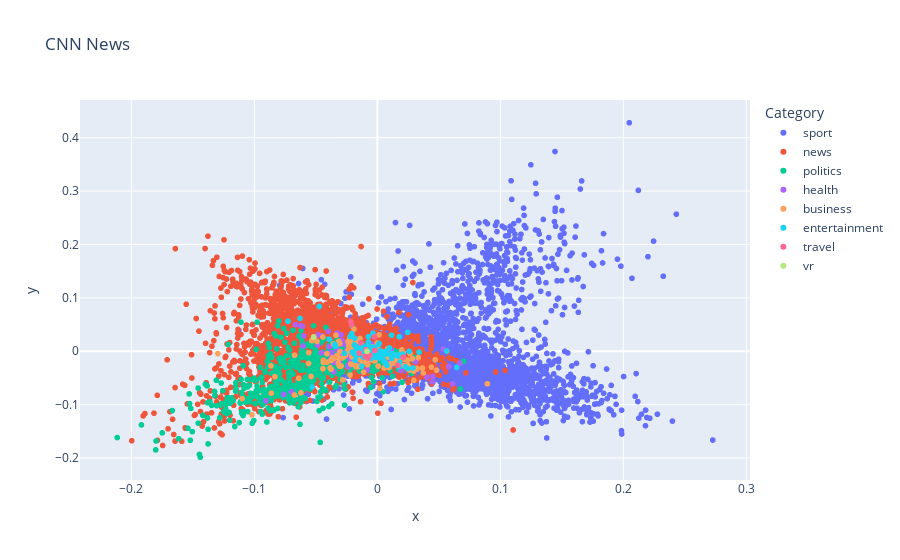

Write notebook code for a chart like this one.
### Code cell
import matplotlib.pyplot as plt 

plt.figure(figsize=(10, 3))
hero.scatterplot(df, col="pca", color="Category", title="CNN News")

### Figure 1 — Plotly figure (JSON) as saved in the notebook; plotly's stock layout.template omitted (floating-point values rounded to 4 significant figures; data arrays with more than 128 entries replaced by an {"elided": "..."} marker saying what was removed)
{"data": [{"hovertemplate": "Category=sport<br>x=%{x}<br>y=%{y}<extra></extra>", "legendgroup": "sport", "marker": {"color": "#636efa", "symbol": "circle"}, "mode": "markers", "name": "sport", "showlegend": true, "type": "scattergl", "x": {"elided": "4110 float values"}, "xaxis": "x", "y": {"elided": "4110 float values"}, "yaxis": "y"}, {"hovertemplate": "Category=news<br>x=%{x}<br>y=%{y}<extra></extra>", "legendgroup": "news", "marker": {"color": "#EF553B", "symbol": "circle"}, "mode": "markers", "name": "news", "showlegend": true, "type": "scattergl", "x": {"elided": "4748 float values"}, "xaxis": "x", "y": {"elided": "4748 float values"}, "yaxis": "y"}, {"hovertemplate": "Category=politics<br>x=%{x}<br>y=%{y}<extra></extra>", "legendgroup": "politics", "marker": {"color": "#00cc96", "symbol": "circle"}, "mode": "markers", "name": "politics", "showlegend": true, "type": "scattergl", "x": {"elided": "646 float values"}, "xaxis": "x", "y": {"elided": "646 float values"}, "yaxis": "y"}, {"hovertemplate": "Category=health<br>x=%{x}<br>y=%{y}<extra></extra>", "legendgroup": "health", "marker": {"color": "#ab63fa", "symbol": "circle"}, "mode": "markers", "name": "health", "showlegend": true, "type": "scattergl", "x": {"elided": "150 float values"}, "xaxis": "x", "y": {"elided": "150 float values"}, "yaxis": "y"}, {"hovertemplate": "Category=business<br>x=%{x}<br>y=%{y}<extra></extra>", "legendgroup": "business", "marker": {"color": "#FFA15A", "symbol": "circle"}, "mode": "markers", "name": "business", "showlegend": true, "type": "scattergl", "x": {"elided": "220 float values"}, "xaxis": "x", "y": {"elided": "220 float values"}, "yaxis": "y"}, {"hovertemplate": "Category=entertainment<br>x=%{x}<br>y=%{y}<extra></extra>", "legendgroup": "entertainment", "marker": {"color": "#19d3f3", "symbol": "circle"}, "mode": "markers", "name": "entertainment", "showlegend": true, "type": "scattergl", "x": [0.01152, -0.008992, 0.0004672, -0.001694, -0.04714, 0.02279, -0.006187, -0.008913, -0.006241, 0.002007, 0.001226, 0.005645, 0.01275, 0.03392, 0.003417, 0.003983, -0.06291, -0.0009589, 0.01761, -0.01694, -0.005822, -0.007264, -0.03918, 0.01057, -0.005212, -0.004501, -0.01066, -0.01126, -0.002152, -0.007252, 0.007628, -0.005959, -0.003007, 0.0123, -0.01867, 0.02449, -0.01405, -0.01005, 0.002066, 0.02579, -0.01036, -0.008158, -0.01804, -0.009087, 0.005409, 0.006854, -0.01213, -0.01059, -0.008032, -0.004968, 0.003226, -0.00244, -0.02045, 0.00252, -0.02676, -0.01709, -0.01258, -0.02076, -0.005097, -0.01153, 0.02066, -0.005515, -0.05309, 0.007835, 0.02885, -0.00214, -0.01531, -0.0003551, 0.01688, -0.02213, -0.03406, -0.03456, 0.06452, -0.009727, -0.01264, 0.009842, 0.01703, -0.01272, -0.00783, -0.0185, 0.02472, 0.003558, -0.009209, 0.01785, 0.006849, 0.006739, 0.007252, 0.01825, -0.003567, -0.01332, -0.006688, 0.01161, -0.01274, -0.003658, -0.07267, 0.05642, -0.0173, 0.001432, -0.006254, -0.01908, -0.00174, -0.005884, -0.009257, -0.008842, -0.003582, 0.01217, -0.01103, -0.01052, -0.005298, -0.004168, -0.0007183, 0.0004349], "xaxis": "x", "y": [0.03006, 0.002631, 0.0002187, -0.005685, 0.08391, -0.02899, 0.008258, -0.0006233, -0.0004747, -0.004704, 0.01299, -0.004961, -0.00844, -0.001629, -0.001369, -0.012, 0.06149, -0.01151, -0.02926, -0.007641, 0.002298, 0.01706, 0.02262, -0.006219, -0.0005069, 0.001092, -0.003316, -0.001618, 0.007786, 0.0274, -0.001757, 0.001645, -0.001481, -0.00605, 0.01187, -0.03263, 0.0009303, 0.00184, -0.01251, -0.0002747, 0.006493, 0.003062, -0.0169, 0.0006884, -0.01795, -0.0004052, -0.000659, -0.002909, -0.004207, 0.007245, -0.005259, 0.0008903, -0.001559, 0.0004677, -0.003844, 0.005096, 0.001249, 0.03312, -0.01358, -0.01063, -0.005305, 0.001299, -0.06699, -0.02626, -0.03132, -0.004181, 0.008393, -0.00698, -0.006166, 0.02786, 0.009256, 0.01285, -0.03021, -0.004904, 0.01278, 0.006166, -0.009009, -0.02782, -0.007113, 0.02444, 0.03536, -0.001611, -0.005995, 0.02726, -0.005243, -0.02211, -0.002613, -0.02072, 0.03376, -0.006818, 0.004153, -0.01354, -0.00282, 0.001911, 0.05608, 0.0004354, -0.008464, 0.01472, -0.0006052, -0.004876, -0.006614, 0.00179, -0.007524, -0.006749, 0.001566, -0.004344, -0.01077, 0.009635, -0.002243, -0.003416, -0.005804, -0.004793], "yaxis": "y"}, {"hovertemplate": "Category=travel<br>x=%{x}<br>y=%{y}<extra></extra>", "legendgroup": "travel", "marker": {"color": "#FF6692", "symbol": "circle"}, "mode": "markers", "name": "travel", "showlegend": true, "type": "scattergl", "x": [-0.006225, -0.002186, 0.01672, -0.02173, 0.02097, -0.002142, -0.02096, -0.01358, -0.009198, -0.009979, -0.01466, -0.007633], "xaxis": "x", "y": [-0.007284, 0.02691, -0.0265, 0.05555, -0.01127, 0.001542, 0.04959, 0.0157, 0.002686, -0.009461, -0.00364, -0.01295], "yaxis": "y"}, {"hovertemplate": "Category=vr<br>x=%{x}<br>y=%{y}<extra></extra>", "legendgroup": "vr", "marker": {"color": "#B6E880", "symbol": "circle"}, "mode": "markers", "name": "vr", "showlegend": true, "type": "scattergl", "x": [-0.05182, -0.008433], "xaxis": "x", "y": [0.02639, -0.000146], "yaxis": "y"}], "layout": {"legend": {"title": {"text": "Category"}, "tracegroupgap": 0}, "title": {"text": "CNN News"}, "xaxis": {"anchor": "y", "domain": [0, 1], "title": {"text": "x"}}, "yaxis": {"anchor": "x", "domain": [0, 1], "title": {"text": "y"}}}}
